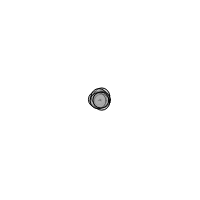
Frame 1 (no input)
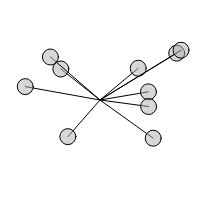
Frame 60 (no input)
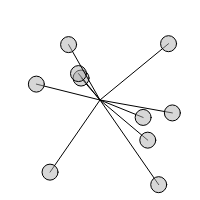
Frame 120 (the mouse pressed at the canvas centre since frame 60)

The p5.js sketch that drew these frames (run headless with seeded random() and noise() and a simulated clock; from frame 60 on, the mouse is pressed at the canvas centre):

// p5.js sketch
// ── sketch.js
let oscillators = [];

function setup() {
  createCanvas(200, 200);

  oscillators = Array(10)
    .fill("")
    .map(() => new Oscillator());
}

function draw() {
  background(255);

  oscillators.forEach(oscillator => {
    oscillator.oscillate();
    oscillator.display();
  });
}

// ── oscillator.js
class Oscillator {
  constructor() {
    this.angle = createVector();
    this.velocity = createVector(random(-0.05, 0.05), random(-0.05, 0.05));
    this.amplitude = createVector(
      random(20, width / 2),
      random(20, height / 2)
    );
  }

  oscillate() {
    this.angle.add(this.velocity);
  }

  display() {
    let x = sin(this.angle.x) * this.amplitude.x;
    let y = sin(this.angle.y) * this.amplitude.y;

    push();
    translate(width / 2, height / 2);
    stroke(0);
    fill(175, 127);
    line(0, 0, x, y);
    ellipse(x, y, 16, 16);
    pop();
  }
}
